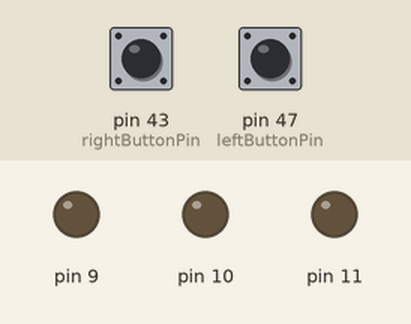
Simulated run of this sketch. Board: Arduino Mega 2560, built with avr-gcc and run on an emulated ATmega2560. Shown: output pins drawn as LEDs (lit = HIGH). The test bench sets the inputs (shaded band); at power-on: pin 43 (rightButtonPin) LOW, pin 47 (leftButtonPin) LOW.

Above: at 1.2 s.
1.3 s: pin 43 (rightButtonPin) pulled HIGH for 0.15 s
At 2.6 s:
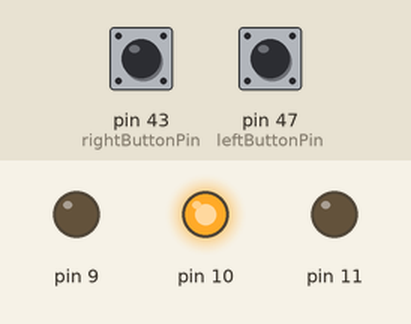
2.9 s: pin 47 (leftButtonPin) pulled HIGH for 0.15 s
At 4.0 s:
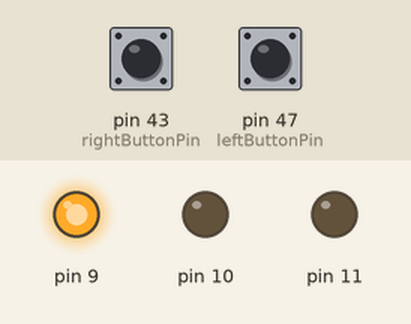
4.5 s: pin 43 (rightButtonPin) pulled HIGH for 1 s
At 6.5 s:
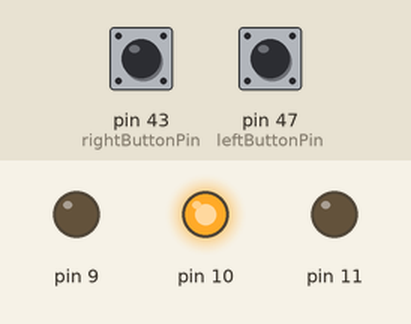
7.0 s: pin 43 (rightButtonPin) pulled HIGH for 0.15 s
At 8.3 s:
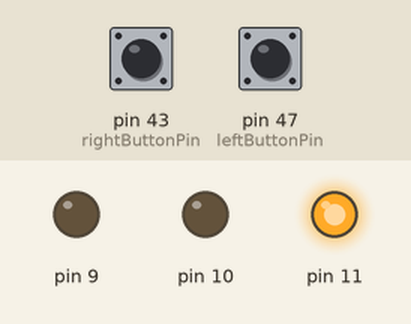
8.6 s: pin 43 (rightButtonPin) pulled HIGH for 3.2 s
At 12.5 s:
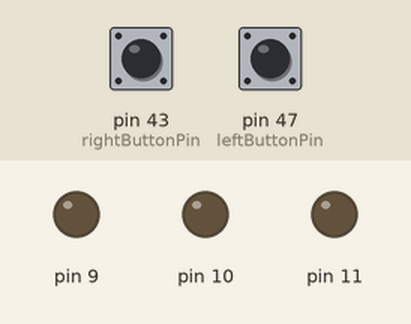
Timing chart, 0 to 14.0 s (numbered marks = the images above; inputs shaded):
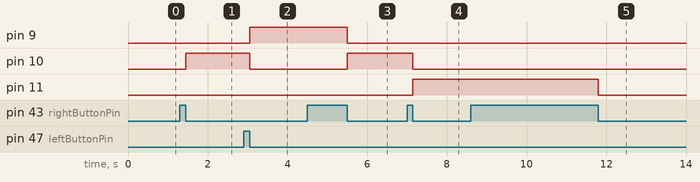

The sketch:

buttonPressA.ino
```cpp
#define rightButtonPin 43
#define leftButtonPin 47

#define MIN_LED 9
#define MAX_LED 12

int currentLed = MIN_LED;

void setup()
{
  pinMode(rightButtonPin, INPUT);
  pinMode(leftButtonPin, INPUT);
  for (int i=MIN_LED ; i<MAX_LED; i++)
  {
    pinMode(i, OUTPUT);
  }

  digitalWrite(MAX_LED, HIGH);
}

void loop()
{
  if (digitalRead(rightButtonPin) == HIGH)
  {
    delay(50); // Debounce delay
    while (digitalRead(rightButtonPin) == HIGH)
    {
      // Wait for button release
    }
    if (currentLed != MAX_LED)
    {
      digitalWrite(currentLed, LOW);
      digitalWrite(currentLed + 1, HIGH);
      currentLed += 1;
    }
  }
  if (digitalRead(leftButtonPin) == HIGH)
  {
    delay(50); // Debounce delay
    while (digitalRead(leftButtonPin) == HIGH)
    {
      // Wait for button release
    }
    if (currentLed != MIN_LED)
    {
      digitalWrite(currentLed, LOW);
      digitalWrite(currentLed - 1, HIGH);
      currentLed -= 1;
    }
  }
}
```

Measured:
- after the input at 1.3 s, pin 10: LOW → HIGH after 0.15 s
- after the input at 2.9 s, pin 9: LOW → HIGH after 0.15 s; pin 10: HIGH → LOW after 0.15 s
- after the input at 4.5 s, pin 9: HIGH → LOW after 1.0 s; pin 10: LOW → HIGH after 1.0 s
- after the input at 7.0 s, pin 10: HIGH → LOW after 0.15 s; pin 11: LOW → HIGH after 0.15 s
- after the input at 8.6 s, pin 11: HIGH → LOW after 3.2 s
